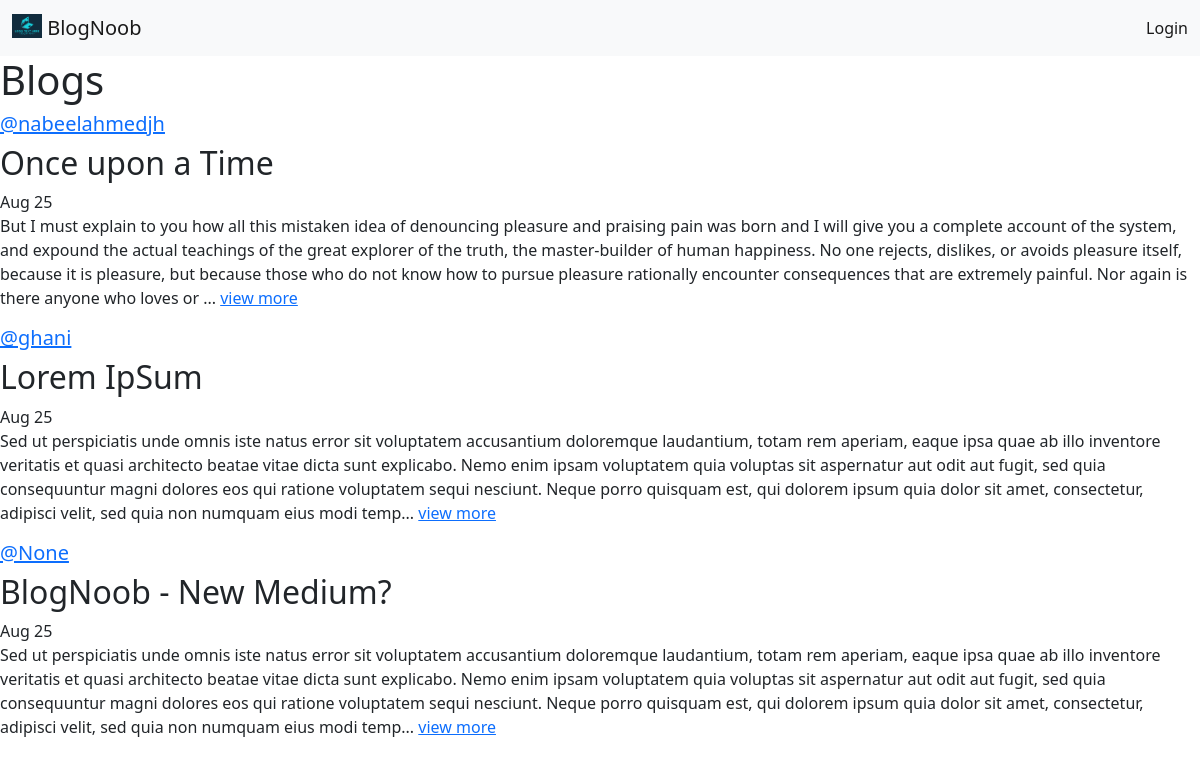
Before: / with the older database file.
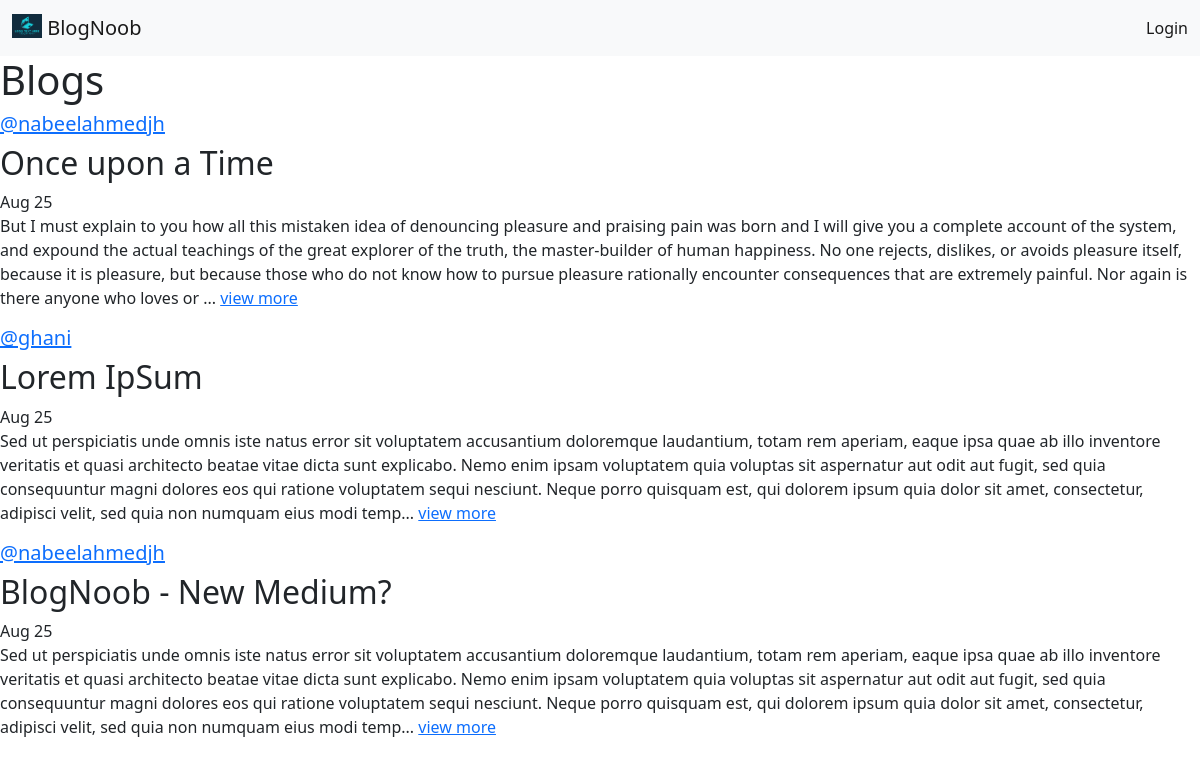
After: the same page with the newer database file.
### base/models.py (models this page shows)
class Blog(models.Model):
    title = models.CharField(max_length=200, null=False)
    author = models.ForeignKey(User, on_delete=models.CASCADE, null=True)
    topic = models.ForeignKey(Topic, on_delete=models.SET_NULL, null=True)
    body = models.TextField()
    updated = models.DateTimeField(auto_now=True)
    created = models.DateTimeField(auto_now_add=True)
    def __str__(self) -> str:
        return self.body[0:500]
    class Meta:
        ordering = ['-created', '-updated']

### base/views.py (the view)
# urls.py: path("", views.home, name='home'),
def home(request):
    blogs = Blog.objects.all()
    context = {
        'blogs' : blogs
    }
    return render(request, 'base/home.html', context)

### base/models.py (called while the page is built)
    def __str__(self) -> str:
        return self.name

### base/templates/base/home.html (shortened to what this page needs)
{% extends 'main.html' %}
{% block content %}
<div>
    <h1>Blogs</h1>
    {% for blog in blogs %}
    <div>
        <h5><a href="{% url 'user-profile' blog.author.id %}">@{{blog.author}}</a></h5>
        <h2>{{blog.title}}</h2>
        <span>{{blog.created| date:"M j"}}</span>
        <p>{{blog}}... <a href="{% url 'blog' blog.id %}">view more</a></p>
    </div>
    {% endfor %}
</div>
{% endblock content %}

Changed rows visible on the page:
changed Blog "BlogNoob - New Medium?": author "None" → "nabeelahmedjh"
